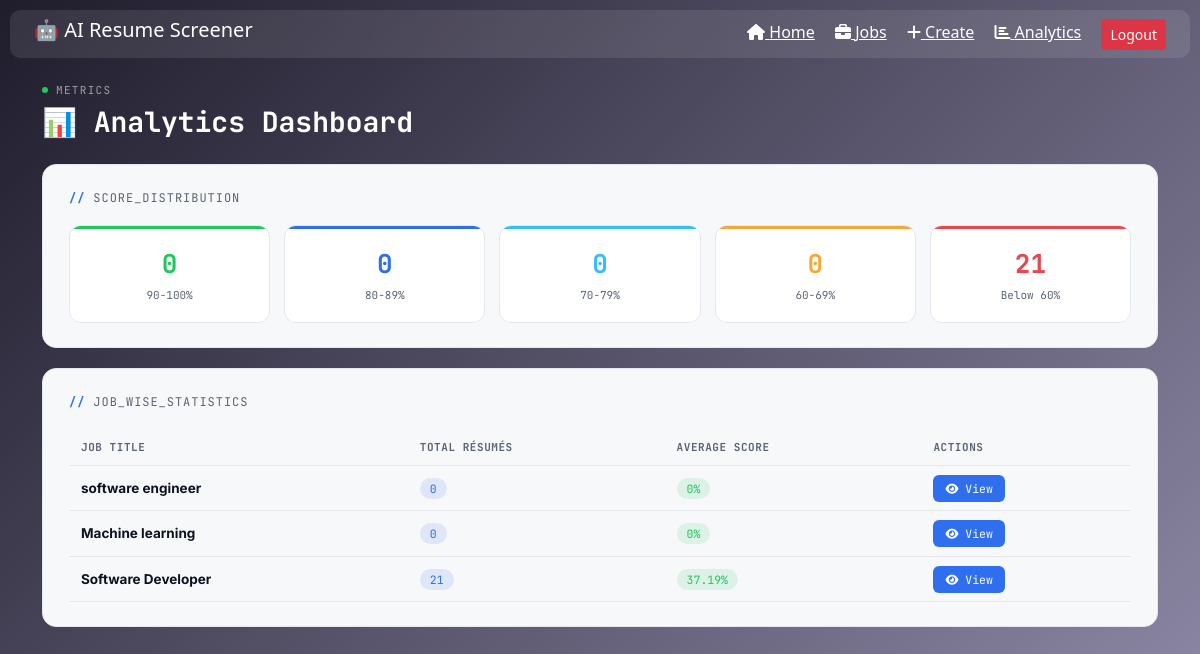
Page /analytics/ (signed in) on the committed database.
### app/models.py (models this page shows, shortened)
class Job(models.Model):
    title = models.CharField(max_length=200)
    description = models.TextField()
    skills = models.CharField(max_length=300, blank=True)
    experience = models.CharField(max_length=100, blank=True)
    education = models.CharField(max_length=200, blank=True)
    location = models.CharField(max_length=100, blank=True)
    qualification = models.CharField(max_length=100, blank=True)         # e.g. "B.E. / B.Tech"
    eligible_branches = models.CharField(max_length=300, blank=True)      # e.g. "CSE, IT, AIML, AIDS"
    current_semester = models.CharField(max_length=50, blank=True)        # e.g. "7th semester"
    expected_graduation = models.CharField(max_length=50, blank=True)     # e.g. "June/July 2027"
    min_tenth_percentage = models.FloatField(null=True, blank=True)       # e.g. 75.0
    min_twelfth_percentage = models.FloatField(null=True, blank=True)     # e.g. 70.0
    min_cgpa = models.FloatField(null=True, blank=True)                   # e.g. 6.5
    stipend = models.CharField(max_length=100, blank=True)                # e.g. "₹25,000/month"
    work_mode = models.CharField(max_length=50, blank=True)               # e.g. "Work from Office"
    additional_requirements = models.TextField(blank=True)                # relocation, full-time commitment etc.

### app/views.py (the view)
# urls.py: path('analytics/', views.analytics, name='analytics'),
@login_required
def analytics(request):
    from django.db.models import Avg, Count
    from .models import Resume, Job
    resumes = Resume.objects.all()
    ranges = {
        "r1": 0,  # 90-100
        "r2": 0,  # 80-89
        "r3": 0,  # 70-79
        "r4": 0,  # 60-69
        "r5": 0   # below 60
    }
    for r in resumes:
        if r.score is None:
            continue
        elif r.score >= 90:
            ranges["r1"] += 1
        elif r.score >= 80:
            ranges["r2"] += 1
        elif r.score >= 70:
            ranges["r3"] += 1
        elif r.score >= 60:
            ranges["r4"] += 1
        else:
            ranges["r5"] += 1
    job_stats = Job.objects.annotate(
        total_resumes=Count('resume'),
        avg_score=Avg('resume__score')
    )
    return render(request, 'app/analytics.html', {
        'ranges': ranges,
        'job_stats': job_stats
    })

### app/templates/app/analytics.html (shortened to what this page needs)
{% extends 'app/base.html' %}
{% block content %}
<div class="ap-page">
  <div class="ap-eyebrow"><span class="ap-dot"></span> METRICS</div>
  <h1 class="ap-heading">📊 Analytics Dashboard</h1>
  <div class="ap-card">
    <div class="ap-section-label">score_distribution</div>
    <div class="ap-dist-grid">
      <div class="ap-dist-tile d1">
        <div class="ap-dist-value">{{ ranges.r1 }}</div>
        <div class="ap-dist-label">90-100%</div>
      </div>
      <div class="ap-dist-tile d2">
        <div class="ap-dist-value">{{ ranges.r2 }}</div>
        <div class="ap-dist-label">80-89%</div>
      </div>
      <div class="ap-dist-tile d3">
        <div class="ap-dist-value">{{ ranges.r3 }}</div>
        <div class="ap-dist-label">70-79%</div>
      </div>
      <div class="ap-dist-tile d4">
        <div class="ap-dist-value">{{ ranges.r4 }}</div>
        <div class="ap-dist-label">60-69%</div>
      </div>
      <div class="ap-dist-tile d5">
        <div class="ap-dist-value">{{ ranges.r5 }}</div>
        <div class="ap-dist-label">Below 60%</div>
      </div>
    </div>
  </div>
  <div class="ap-card">
    <div class="ap-section-label">job_wise_statistics</div>
    <div class="ap-table-wrap">
      <table class="ap-table">
        <thead>
          <tr>
            <th>Job Title</th>
            <th>Total Résumés</th>
            <th>Average Score</th>
            <th>Actions</th>
          </tr>
        </thead>
        <tbody>
          {% for j in job_stats %}
          <tr>
            <td><b>{{ j.title }}</b></td>
            <td><span class="ap-chip ap-chip-blue">{{ j.total_resumes }}</span></td>
            <td>
              <span class="ap-chip ap-chip-green">
                {% if j.avg_score %}{{ j.avg_score|floatformat:2 }}%{% else %}0%{% endif %}
              </span>
            </td>
            <td><a href="/job/{{ j.id }}/" class="ap-action-link"><i class="fa fa-eye"></i> View</a></td>
          </tr>
          {% empty %}
          <tr><td colspan="4" class="ap-empty">No data available</td></tr>
          {% endfor %}
        </tbody>
      </table>
    </div>
  </div>
</div>
{% endblock %}

### app/templates/app/base.html (style rules this page uses)
body { background: linear-gradient(135deg, #1f1c2c, #928dab); min-height: 100vh; font-family: 'Segoe UI', sans-serif; }

### app/templates/app/analytics.html (style rules this page uses)
.ap-page { --ink: #0B1220; --paper: #F7F8FA; --blue: #2F6FED; --amber: #F2A93B; --green: #22C55E; --red: #E5484D; --slate: #5B6472; --line: #E4E7EC; font-family: 'Inter', sans-serif; color: var(--ink); max-width: 1180px; margin: 0 auto 60px auto; }
.ap-page * { box-sizing: border-box; }
.ap-eyebrow { font-family: 'JetBrains Mono', 'Courier New', monospace; font-size: 11px; letter-spacing: 0.12em; text-transform: uppercase; color: rgba(255,255,255,0.55); margin-bottom: 6px; display: flex; align-items: center; gap: 8px; }
.ap-eyebrow .ap-dot { width: 6px; height: 6px; border-radius: 50%; background: var(--green); display: inline-block; }
.ap-heading { font-family: 'JetBrains Mono', 'Courier New', monospace; font-weight: 700; font-size: 28px; color: #fff; margin: 0 0 26px 0; }
.ap-card { background: var(--paper); border: 1px solid var(--line); border-radius: 14px; padding: 24px 26px; margin-bottom: 20px; }
.ap-section-label { font-family: 'JetBrains Mono', 'Courier New', monospace; font-size: 12px; letter-spacing: 0.08em; text-transform: uppercase; color: var(--slate); margin-bottom: 18px; display: flex; align-items: center; gap: 8px; }
.ap-section-label::before { content: "//"; color: var(--blue); font-weight: 700; }
.ap-dist-grid { display: grid; grid-template-columns: repeat(5, 1fr); gap: 14px; }
.ap-dist-tile { text-align: center; padding: 18px 10px; border-radius: 12px; border: 1px solid var(--line); background: #fff; position: relative; overflow: hidden; }
.ap-dist-tile::before { content: ""; position: absolute; top: 0; left: 0; width: 100%; height: 3px; }
.ap-dist-tile.d1::before { background: var(--green); }
.ap-dist-tile.d2::before { background: var(--blue); }
.ap-dist-tile.d3::before { background: #38BDF8; }
.ap-dist-tile.d4::before { background: var(--amber); }
.ap-dist-tile.d5::before { background: var(--red); }
.ap-dist-value { font-family: 'JetBrains Mono', 'Courier New', monospace; font-weight: 700; font-size: 26px; }
.ap-dist-tile.d1 .ap-dist-value { color: var(--green); }
.ap-dist-tile.d2 .ap-dist-value { color: var(--blue); }
.ap-dist-tile.d3 .ap-dist-value { color: #38BDF8; }
.ap-dist-tile.d4 .ap-dist-value { color: var(--amber); }
.ap-dist-tile.d5 .ap-dist-value { color: var(--red); }
.ap-dist-label { font-family: 'JetBrains Mono', 'Courier New', monospace; font-size: 11px; color: var(--slate); margin-top: 4px; }
.ap-table-wrap { overflow-x: auto; }
.ap-table { width: 100%; border-collapse: collapse; font-size: 13.5px; }
.ap-table thead th { text-align: left; font-family: 'JetBrains Mono', 'Courier New', monospace; font-size: 11px; letter-spacing: 0.05em; text-transform: uppercase; color: var(--slate); border-bottom: 1px solid var(--line); padding: 10px 12px; }
.ap-table tbody td { padding: 12px; border-bottom: 1px solid var(--line); vertical-align: middle; }
.ap-chip { font-family: 'JetBrains Mono', 'Courier New', monospace; font-size: 11.5px; padding: 3px 10px; border-radius: 999px; }
.ap-chip-blue { background: rgba(47,111,237,0.12); color: var(--blue); }
.ap-chip-green { background: rgba(34,197,94,0.12); color: var(--green); }
.ap-action-link { font-family: 'JetBrains Mono', 'Courier New', monospace; font-size: 11.5px; padding: 6px 12px; border-radius: 6px; text-decoration: none; background: var(--blue); color: #fff; }

### rows in the picture
Job: title "software engineer", total_resumes "0", shows "0%"
Job: title "Machine learning", total_resumes "0", shows "0%"
Job: title "Software Developer", total_resumes "21", avg_score "37.19"

### other values in the picture
{{ ranges.r1 }} "0"
{{ ranges.r2 }} "0"
{{ ranges.r3 }} "0"
{{ ranges.r4 }} "0"
{{ ranges.r5 }} "21"
